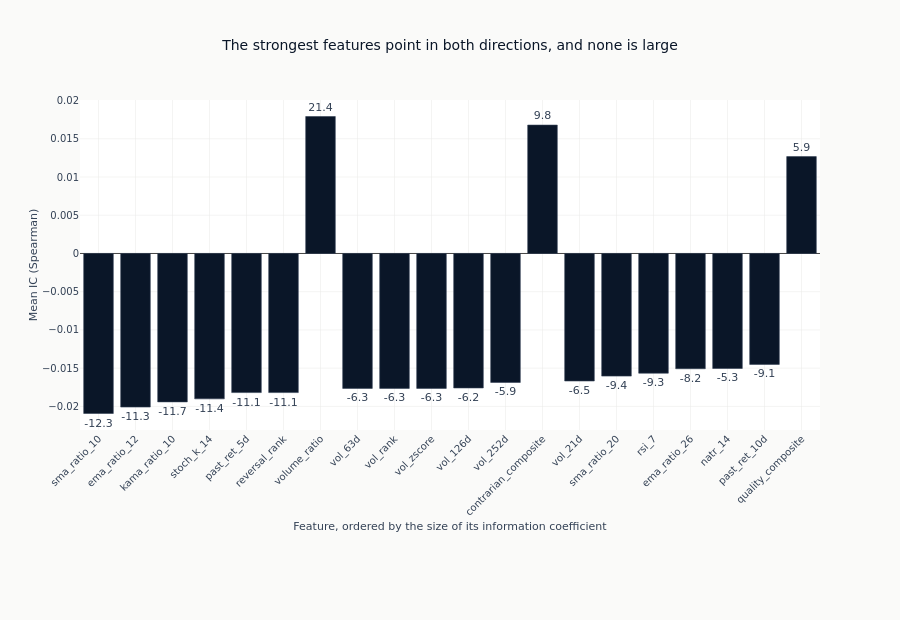

Write notebook code for a chart like this one.
### Markdown cell above
### The twenty strongest features, and which of them clear the correction

The bars are signed, because the sign is the claim: a feature the panel ranks in one
direction and a feature it ranks in the other are different signals, and the sorted
magnitude hides that. The label on each bar is its HAC t-statistic, and colour marks
whether Benjamini-Hochberg still rejects the null - which at the top of the ranking it
does for every one of them, so what separates these twenty is their direction and not
their significance. The count that does vary is printed above.

### Code cell
top_20 = eval_summary.sort(pl.col("ic_mean").abs(), descending=True).head(20)

fig = go.Figure()
fig.add_trace(
    go.Bar(
        x=top_20["feature"].to_list(),
        y=top_20["ic_mean"].to_list(),
        marker_color=[
            COLORS["blue"] if sig else COLORS["silver_muted"]
            for sig in top_20["significant_fdr05"].to_list()
        ],
        marker_line=dict(color=COLORS["neutral"], width=0.6),
        text=[f"{t:.1f}" for t in top_20["hac_tstat"].to_list()],
        textposition="outside",
    )
)
fig.update_layout(
    title="The strongest features point in both directions, and none is large",
    xaxis_title="Feature, ordered by the size of its information coefficient",
    yaxis_title="Mean IC (Spearman)",
    xaxis_tickangle=-45,
    height=620,
    margin=dict(b=190),
)
fig.show()

### Figure 1 — Plotly figure (JSON) as saved in the notebook; plotly's stock layout.template omitted (floating-point values rounded to 4 significant figures)
{"data": [{"marker": {"color": ["#0a1628", "#0a1628", "#0a1628", "#0a1628", "#0a1628", "#0a1628", "#0a1628", "#0a1628", "#0a1628", "#0a1628", "#0a1628", "#0a1628", "#0a1628", "#0a1628", "#0a1628", "#0a1628", "#0a1628", "#0a1628", "#0a1628", "#0a1628"], "line": {"color": "#334155", "width": 0.6}}, "text": ["-12.3", "-11.3", "-11.7", "-11.4", "-11.1", "-11.1", "21.4", "-6.3", "-6.3", "-6.3", "-6.2", "-5.9", "9.8", "-6.5", "-9.4", "-9.3", "-8.2", "-5.3", "-9.1", "5.9"], "textposition": "outside", "type": "bar", "x": ["sma_ratio_10", "ema_ratio_12", "kama_ratio_10", "stoch_k_14", "past_ret_5d", "reversal_rank", "volume_ratio", "vol_63d", "vol_rank", "vol_zscore", "vol_126d", "vol_252d", "contrarian_composite", "vol_21d", "sma_ratio_20", "rsi_7", "ema_ratio_26", "natr_14", "past_ret_10d", "quality_composite"], "y": [-0.02093, -0.02008, -0.01941, -0.01901, -0.01819, -0.01819, 0.01791, -0.01765, -0.01765, -0.01765, -0.01759, -0.01687, 0.01679, -0.01668, -0.01604, -0.01566, -0.01508, -0.01504, -0.01451, 0.01267]}], "layout": {"height": 620, "margin": {"b": 190}, "title": {"text": "The strongest features point in both directions, and none is large"}, "xaxis": {"tickangle": -45, "title": {"text": "Feature, ordered by the size of its information coefficient"}}, "yaxis": {"title": {"text": "Mean IC (Spearman)"}}}}
